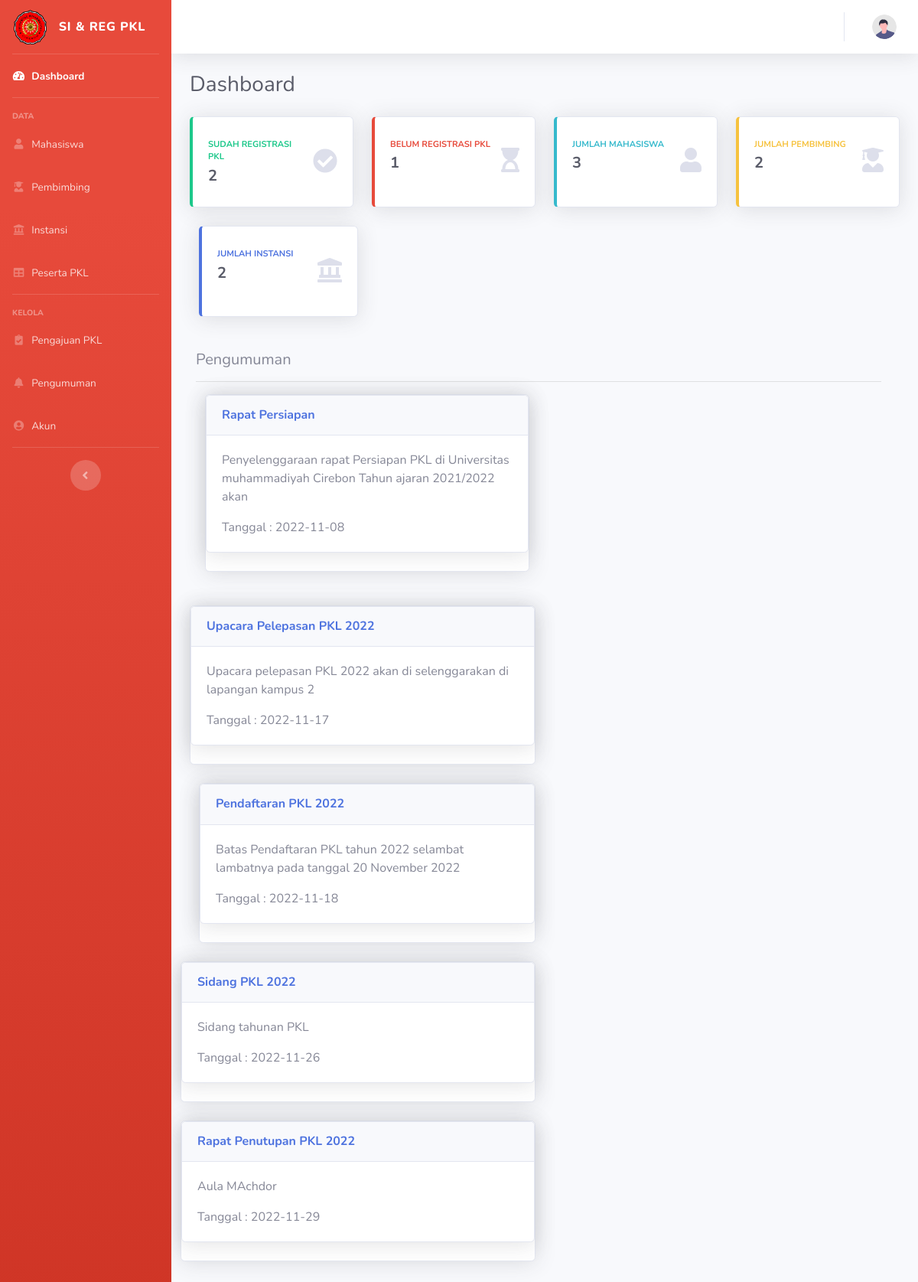
Screenshot of /admin/dashboard.php with the database file from the repository.
### tables this page shows
CREATE TABLE `pengumuman` (
  `id_pengumuman` int(11) NOT NULL,
  `judul` varchar(50) NOT NULL,
  `isi` varchar(100) NOT NULL,
  `tanggal` date NOT NULL
);

### admin/dashboard.php (the view, shortened to what this page needs)
<?php
include ('../koneksi.php');
?>
<!DOCTYPE html>
<html lang="en">
<head>
    <link href="vendor/fontawesome-free/css/all.min.css" rel="stylesheet" type="text/css">
    <link href="css/sb-admin-2.min.css" rel="stylesheet">
</head>
<body id="page-top">
    <div id="wrapper">
        <ul class="navbar-nav bg-gradient-danger  sidebar sidebar-dark accordion" id="accordionSidebar">
            <a class="sidebar-brand d-flex align-items-center justify-content-center" href="dashboard.php">
                <div class="sidebar-brand-icon">
                    <img src="../assets/img/faviconumc.png" alt="" width="43" height="45" class="d-inline-block align-text-top">
                </div>
                <div class="sidebar-brand-text mx-3">SI & Reg PKL </div>
            </a>
            <hr class="sidebar-divider my-0">
            <li class="nav-item active">
                <a class="nav-link" href="dashboard.php">
                    <i class="fas fa-fw fa-tachometer-alt"></i>
                    <span>Dashboard</span></a>
            </li>
            <hr class="sidebar-divider">
            <div class="sidebar-heading">
                Data
            </div>
            <li class="nav-item">
                <a class="nav-link" href="mahasiswa.php">
                    <i class="fas fa-fw fa-user"></i>
                    <span>Mahasiswa</span></a>
            </li>
                <li class="nav-item">
                    <a class="nav-link" href="pembimbing.php">
                        <i class="fas fa-fw fa-user-graduate"></i>
                        <span>Pembimbing</span></a>
                </li>
                <li class="nav-item">
                    <a class="nav-link" href="instansi.php">
                        <i class="fas fa-fw fa-landmark"></i>
                        <span>Instansi</span></a>
                </li>
            <li class="nav-item">
                        <a class="nav-link" href="data_peserta.php">
                            <i class="fas fa-fw fa-table"></i>
                            <span>Peserta PKL</span></a>
                    </li>
            <hr class="sidebar-divider">
            <div class="sidebar-heading">
                Kelola
            </div>
                <li class="nav-item">
                        <a class="nav-link" href="daftar.php">
                            <i class="fas fa-fw fa-clipboard-check"></i>
                            <span>Pengajuan PKL</span></a>
                    </li>
                    <li class="nav-item">
                        <a class="nav-link" href="pengumuman.php">
                            <i class="fas fa-fw fa-bell"></i>
                            <span>Pengumuman</span></a>
                    </li>
                    <li class="nav-item">
                        <a class="nav-link" href="users.php">
                            <i class="fas fa-fw fa-user-circle"></i>
                            <span>Akun</span></a>
                    </li>
            <hr class="sidebar-divider d-none d-md-block">
            <div class="text-center d-none d-md-inline">
                <button class="rounded-circle border-0" id="sidebarToggle"></button>
            </div>
        </ul>
        <div id="content-wrapper" class="d-flex flex-column">
            <div id="content">
                <nav class="navbar navbar-expand navbar-light bg-white topbar mb-4 static-top shadow">
                    <ul class="navbar-nav ml-auto">
                        <li class="nav-item dropdown no-arrow">
                            <a class="nav-link dropdown-toggle" href="#" id="userDropdown" role="button"
                                data-toggle="dropdown" aria-haspopup="true" aria-expanded="false">
                                <img class="img-profile rounded-circle"
                                    src="img/undraw_profile.svg">
                            </a>
                        </li>
                    </ul>
                </nav>
                <div class="container-fluid">
                    <div class="d-sm-flex align-items-center justify-content-between mb-4">
                        <h1 class="h3 mb-0 text-gray-800">Dashboard</h1>
                    </div>
                    <div class="row">
                        <div class="col-xl-3 col-md-6 mb-4">
                            <div class="card border-left-success shadow h-100 py-2">
                                <div class="card-body">
                                    <div class="row no-gutters align-items-center">
                                        <div class="col mr-2">
                                            <div class="text-xs font-weight-bold text-success text-uppercase mb-1">
                                               Sudah Registrasi PKL</div>
                                            <div class="h5 mb-0 font-weight-bold text-gray-800">
                                            <?php
                                            $data_dftr = mysqli_query($kon,"SELECT * FROM pendaftaran");
                                            $jmlh_dftr= mysqli_num_rows($data_dftr);
                                            ?>
                                            <?php echo $jmlh_dftr; ?>
                                            </div>
                                        </div>
                                        <div class="col-auto">
                                            <i class="fas fa-check-circle fa-2x text-gray-300"></i>
                                        </div>
                                    </div>
                                </div>
                            </div>
                        </div>
                        <div class="col-xl-3 col-md-6 mb-4">
                            <div class="card border-left-danger shadow h-100 py-2">
                                <div class="card-body">
                                    <div class="row no-gutters align-items-center">
                                        <div class="col mr-2">
                                            <div class="text-xs font-weight-bold text-danger text-uppercase mb-1">Belum Registrasi PKL
                                            </div>
                                            <div class="row no-gutters align-items-center">
                                                <div class="col-auto">
                                                    <div class="h5 mb-0 mr-3 font-weight-bold text-gray-800">
                                                    <?php
                                                    $data_mhs = mysqli_query($kon,"SELECT * FROM mahasiswa");
                                                    $data_daftar = mysqli_query($kon,"SELECT * FROM pendaftaran");
                                                    $jmlh_isi= mysqli_num_rows($data_daftar);
                                                    $jmlh_mhs = mysqli_num_rows($data_mhs);
                                                    $jmlh_daftar =  $jmlh_mhs - $jmlh_isi
                                                    ?>
                                                    <p><?php echo  $jmlh_daftar;  ?></b></p>
                                                    </div>
                                                </div>
                                            </div>
                                        </div>
                                        <div class="col-auto">
                                            <i class="fas fa-hourglass-start fa-2x text-gray-300"></i>
                                        </div>
                                    </div>
                                </div>
                            </div>
                        </div>
                        <div class="col-xl-3 col-md-6 mb-4">
                            <div class="card border-left-info shadow h-100 py-2">
                                <div class="card-body">
                                    <div class="row no-gutters align-items-center">
                                        <div class="col mr-2">
                                            <div class="text-xs font-weight-bold text-info text-uppercase mb-1">
                                                Jumlah Mahasiswa</div>
                                            <div class="h5 mb-0 font-weight-bold text-gray-800">
                                            <?php
                                            $data_mhs = mysqli_query($kon,"SELECT * FROM mahasiswa ");
                                            $jmlh_mhs = mysqli_num_rows($data_mhs);
                                            ?>
                                            <p><?php echo  $jmlh_mhs;  ?></b></p>
                                            </div>
                                        </div>
                                        <div class="col-auto">
                                            <i class="fas fa-user fa-2x text-gray-300"></i>
                                        </div>
                                    </div>
                                </div>
                            </div>
                        </div>
                        <div class="col-xl-3 col-md-6 mb-4">
                            <div class="card border-left-warning shadow h-100 py-2">
                                <div class="card-body">
                                    <div class="row no-gutters align-items-center">
                                        <div class="col mr-2">
                                            <div class="text-xs font-weight-bold text-warning text-uppercase mb-1">
                                                Jumlah Pembimbing</div>
                                            <div class="h5 mb-0 font-weight-bold text-gray-800">
                                            <?php
                                            $data_pem = mysqli_query($kon,"SELECT * FROM pembimbing");
                                            $jmlh_pem = mysqli_num_rows($data_pem);
                                            ?>
                                            <p><?php echo $jmlh_pem; ?></b></p>
                                            </div>
                                        </div>
                                        <div class="col-auto">
                                            <i class="fas fa-user-graduate  fa-2x text-gray-300"></i>
                                        </div>
                                    </div>
                                </div>
                            </div>
                        </div>
                    </div>
                    <div class="col-xl-3 col-md-6 mb-4">
                            <div class="card border-left-primary shadow h-100 py-2">
                                <div class="card-body">
                                    <div class="row no-gutters align-items-center">
                                        <div class="col mr-2">
                                            <div class="text-xs font-weight-bold text-primary text-uppercase mb-1">
                                                Jumlah Instansi</div>
                                            <div class="h5 mb-0 font-weight-bold text-gray-800">
                                            <?php
                                            $data_inst = mysqli_query($kon,"SELECT * FROM instansi ");
                                            $jmlh_inst = mysqli_num_rows($data_inst);
                                            ?>
                                            <p><?php echo  $jmlh_inst;  ?></b></p>
                                            </div>
                                        </div>
                                        <div class="col-auto">
                                            <i class="fas fa-landmark fa-2x text-gray-300"></i>
                                        </div>
                                    </div>
                                </div>
                            </div>
                        </div>
                    <div class="row">
                        <div class="card-body mr-3">
                        <h5>Pengumuman</h5>
                        <hr>
                        <?php
                           $query = "SELECT * FROM pengumuman ORDER BY id_pengumuman ASC";
                           $result = mysqli_query($kon, $query);
                           while($row = mysqli_fetch_assoc($result))
                           {
                           ?>
                        <div class="col-md-6 col-md-6 align-items-center">
                            <div class="card shadow mb-4">
                                <div class="card shadow mb-4">
                                <div class="card-header py-3">
                                    <h6 class="m-0 font-weight-bold text-primary"><?php echo $row['judul']; ?></h6>
                                </div>
                                <div class="card-body">
                                    <p><?php echo $row['isi']; ?></p>
                                    <p class="mb-0">Tanggal :  <?php echo $row['tanggal']; ?></p>
                                </div>
                            </div>
                            </div>
                        </div>
                    </div>
                    <?php
                           };
                    ?>
                        </div>
</body>
</html>

### rows the page displays
pengumuman: judul "Rapat Persiapan", isi "Penyelenggaraan rapat Persiapan PKL di Universitas muhammadiyah Cirebon Tahun ajaran 2021/2022 akan", tanggal "2022-11-08"
pengumuman: judul "Upacara Pelepasan PKL 2022", isi "Upacara pelepasan PKL 2022 akan di selenggarakan di lapangan kampus 2", tanggal "2022-11-17"
pengumuman: judul "Pendaftaran PKL 2022", isi "Batas Pendaftaran PKL tahun 2022 selambat lambatnya pada tanggal 20 November 2022", tanggal "2022-11-18"
pengumuman: judul "Sidang PKL 2022", isi "Sidang tahunan PKL", tanggal "2022-11-26"
pengumuman: judul "Rapat Penutupan PKL 2022", isi "Aula MAchdor", tanggal "2022-11-29"

### other values shown
$jmlh_dftr "2"
$jmlh_daftar "1"
$jmlh_mhs "3"
$jmlh_pem "2"
$jmlh_inst "2"
